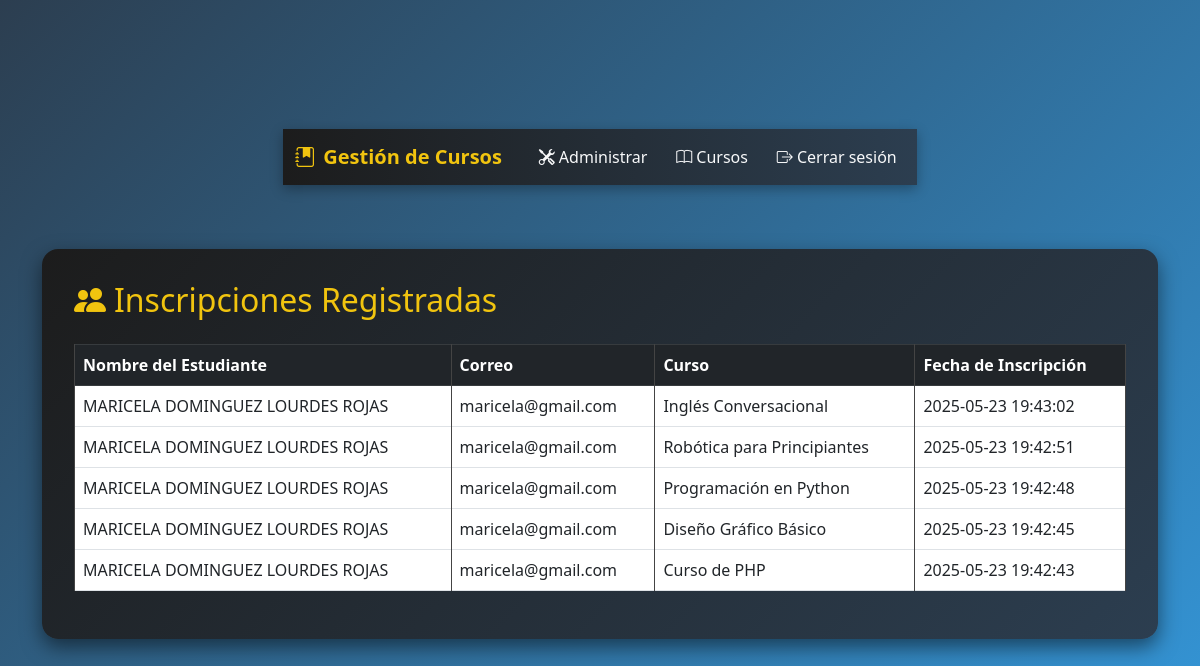
Page /admin/ver_inscripciones.php (signed in) on the committed database.
### tables this page shows
CREATE TABLE `inscripciones` (
  `id_inscripcion` int(11) NOT NULL,
  `id_inscrito` int(11) NOT NULL,
  `id_curso` int(11) NOT NULL,
  `fecha_inscripcion` timestamp NOT NULL DEFAULT current_timestamp()
);

CREATE TABLE `inscritos` (
  `id_inscrito` int(11) NOT NULL,
  `nombre` varchar(100) NOT NULL,
  `correo` varchar(100) NOT NULL,
  `contrasena` varchar(255) NOT NULL,
  `telefono` varchar(20) DEFAULT NULL,
  `direccion` text DEFAULT NULL,
  `ciudad` varchar(100) DEFAULT NULL,
  `pais` varchar(100) DEFAULT NULL,
  `fecha_nacimiento` date DEFAULT NULL,
  `genero` enum('Masculino','Femenino','Otro') DEFAULT 'Otro',
  `rol` enum('usuario','admin') NOT NULL DEFAULT 'usuario',
  `fecha_registro` timestamp NOT NULL DEFAULT current_timestamp()
);

CREATE TABLE `cursos` (
  `id_curso` int(11) NOT NULL,
  `nombre` varchar(100) NOT NULL,
  `descripcion` text NOT NULL,
  `fecha_inicio` date NOT NULL,
  `fecha_fin` date NOT NULL,
  `cupo_maximo` int(11) NOT NULL
);

### admin/ver_inscripciones.php (the view, shortened to what this page needs)
<?php
include '../includes/conexion.php';
include '../includes/navbar.php';
?>
<!DOCTYPE html>
<html lang="es">
<head>
    <link href="https://cdn.jsdelivr.net/npm/bootstrap@5.3.0/dist/css/bootstrap.min.css" rel="stylesheet" />
    <link href="../css/estilos.css" rel="stylesheet" />
    <link href="https://cdn.jsdelivr.net/npm/bootstrap-icons@1.10.5/font/bootstrap-icons.css" rel="stylesheet" />
</head>
<body>
<div class="container my-5">
    <div class="admin-panel">
        <h2><i class="bi bi-people-fill me-2"></i>Inscripciones Registradas</h2>
        <div class="table-responsive mt-4">
            <table class="table table-dark-custom table-bordered table-hover">
                <thead class="table-dark">
                    <tr>
                        <th>Nombre del Estudiante</th>
                        <th>Correo</th>
                        <th>Curso</th>
                        <th>Fecha de Inscripción</th>
                    </tr>
                </thead>
                <tbody>
                    <?php
                    $sql = "SELECT i.nombre, i.correo, c.nombre AS curso, ins.fecha_inscripcion
                            FROM inscripciones ins
                            JOIN inscritos i ON ins.id_inscrito = i.id_inscrito
                            JOIN cursos c ON ins.id_curso = c.id_curso
                            ORDER BY ins.fecha_inscripcion DESC";
                    $resultado = $conexion->query($sql);
                    while ($row = $resultado->fetch_assoc()):
                    ?>
                    <tr>
                        <td><?= htmlspecialchars($row['nombre']) ?></td>
                        <td><?= htmlspecialchars($row['correo']) ?></td>
                        <td><?= htmlspecialchars($row['curso']) ?></td>
                        <td><?= htmlspecialchars($row['fecha_inscripcion']) ?></td>
                    </tr>
                    <?php endwhile; ?>
                </tbody>
            </table>
        </div>
    </div>
</div>
</body>
</html>

### css/estilos.css (style rules this page uses)
body { background: linear-gradient(135deg, #2c3e50, #3498db); color: #f8f9fa; margin: 0; font-family: 'Segoe UI', Tahoma, Geneva, Verdana, sans-serif; min-height: 100vh; padding: 2rem 0; display: flex; align-items: center; justify-content: center; flex-direction: column; }
.admin-panel { background: linear-gradient(135deg, #1c1c1c, #2c3e50); color: #f8f9fa; border-radius: 1rem; padding: 2rem; box-shadow: 0 8px 20px rgba(0, 0, 0, 0.5); width: 100%; }
.admin-panel h2 { color: #f1c40f; margin-bottom: 1.5rem; }
.table-dark-custom { background-color: #2c2c2c; color: #f0f0f0; }
.table-dark-custom th, .table-dark-custom td { vertical-align: middle; border-color: #444; }

### rows in the picture
inscripciones: id_inscrito.nombre "MARICELA DOMINGUEZ LOURDES ROJAS", id_inscrito.correo "maricela@gmail.com", id_curso.nombre "Inglés Conversacional", fecha_inscripcion "2025-05-23 19:43:02"
inscripciones: id_inscrito.nombre "MARICELA DOMINGUEZ LOURDES ROJAS", id_inscrito.correo "maricela@gmail.com", id_curso.nombre "Robótica para Principiantes", fecha_inscripcion "2025-05-23 19:42:51"
inscripciones: id_inscrito.nombre "MARICELA DOMINGUEZ LOURDES ROJAS", id_inscrito.correo "maricela@gmail.com", id_curso.nombre "Programación en Python", fecha_inscripcion "2025-05-23 19:42:48"
inscripciones: id_inscrito.nombre "MARICELA DOMINGUEZ LOURDES ROJAS", id_inscrito.correo "maricela@gmail.com", id_curso.nombre "Diseño Gráfico Básico", fecha_inscripcion "2025-05-23 19:42:45"
inscripciones: id_inscrito.nombre "MARICELA DOMINGUEZ LOURDES ROJAS", id_inscrito.correo "maricela@gmail.com", id_curso.nombre "Curso de PHP", fecha_inscripcion "2025-05-23 19:42:43"
